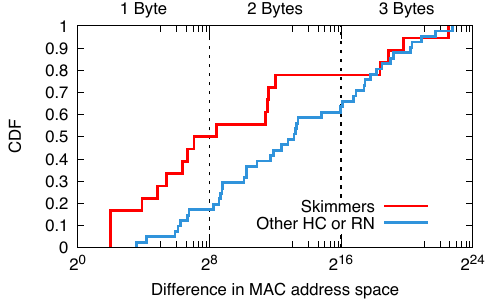

Reproduce this figure in gnuplot.
set term pdf size 5in,3in font "Helvetica,18"
set output 'hitlist_devices.pdf'

set key center at 2**16,0.15

set ylabel "CDF"
set ytics 0.1

set grid x lw 2 lt -1 dt 2

set label "1 Byte" center at 16,1.08
set label "2 Bytes" center at (2**12),1.08
set label "3 Bytes" center at (2**20),1.08

set tmargin 1.5

set xlabel "Difference in MAC address space"
set logscale x 2
set format x "2^{%L}"
set mxtics 8
set xtics scale 2 256 
set xrange [2**0:2**24]

p '<grep    "Skimmer" hitlist_devices-sorted | ./hitlist_devices.py | ./cdf_count.py' u 1:2 w li lw 4  lc rgb '#FF0000' ti 'Skimmers',\
  '<grep -v "Skimmer" hitlist_devices-sorted | ./hitlist_devices.py | ./cdf_count.py' u 1:2 w li lw 4 lc rgb '#3093DB' ti 'Other HC or RN'
